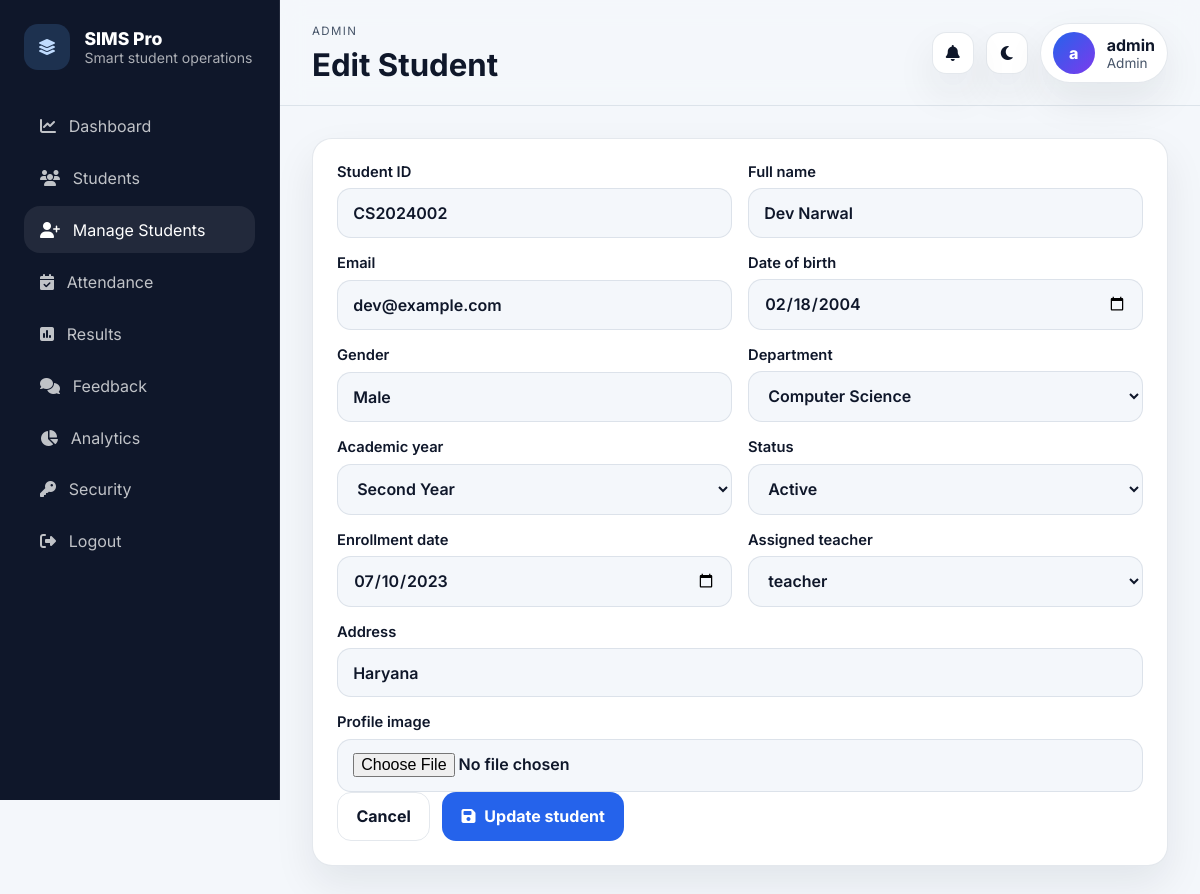
Page /students/2/edit (signed in) on the committed database.
### tables this page shows
CREATE TABLE students (
                id          INTEGER PRIMARY KEY AUTOINCREMENT,
                student_id  TEXT UNIQUE NOT NULL,
                name        TEXT NOT NULL,
                email       TEXT,
                dob         TEXT,
                gender      TEXT,
                department  TEXT NOT NULL,
                year        TEXT NOT NULL,
                status      TEXT DEFAULT 'Active',
                address     TEXT,
                enroll_date TEXT,
                created_at  TIMESTAMP DEFAULT CURRENT_TIMESTAMP
            , assigned_teacher_id INTEGER, profile_image TEXT);

CREATE TABLE "users" (
            id INTEGER PRIMARY KEY AUTOINCREMENT,
            username TEXT UNIQUE NOT NULL,
            email TEXT,
            password TEXT NOT NULL,
            role TEXT NOT NULL CHECK(role IN ('admin','teacher','student')),
            student_id INTEGER,
            created_at TIMESTAMP DEFAULT CURRENT_TIMESTAMP, full_name TEXT,
            FOREIGN KEY(student_id) REFERENCES students(id)
        );

### app.py (the view, shortened to what this page needs)
@app.route("/students/<int:student_id>/edit", methods=["GET", "POST"])
@roles_required("admin")
def edit_student(student_id):
    student = student_or_404(student_id)
    return render_template("edit_student.html", student=student, teachers=teachers(), departments=DEPARTMENTS, years=YEARS, statuses=STATUSES)

### app.py (called while the page is built)
def db():
    if "db" not in g:
        g.db = sqlite3.connect(app.config["DATABASE"])
        g.db.row_factory = sqlite3.Row
        g.db.execute("PRAGMA foreign_keys = ON")
    return g.db

def csrf_token():
    if "_csrf_token" not in session:
        session["_csrf_token"] = secrets.token_urlsafe(32)
    return session["_csrf_token"]

@app.before_request
def setup_req():
    session.permanent = True
    if request.method in {"POST", "PUT", "PATCH", "DELETE"}:
        token = request.form.get("csrf_token") or request.headers.get("X-CSRFToken")
        if token != session.get("_csrf_token"):
            abort(400, description="Invalid CSRF token.")

@app.context_processor
def inject_globals():
    return {
        "current_role": session.get("role"),
        "app_name": "SIMS Pro",
        "global_notifications": build_notifications() if session.get("role") else [],
    }

def visible_clause(alias="students"):
    role = session.get("role")
    if role == "admin":
        return "1=1", []
    if role == "teacher":
        return f"{alias}.assigned_teacher_id = ?", [session["user_id"]]
    if role == "student":
        return f"{alias}.id = ?", [session["student_db_id"]]
    return "1=0", []

def teachers():
    return db().execute(
        "SELECT id, username, email FROM users WHERE role='teacher' ORDER BY username"
    ).fetchall()

def student_or_404(student_id):
    where, params = visible_clause("students")
    row = db().execute(
        f"""
        SELECT students.*, users.full_name AS teacher_name, users.email AS teacher_email
        FROM students
        LEFT JOIN users ON users.id = students.assigned_teacher_id
        WHERE students.id = ? AND {where}
        """,
        [student_id] + params,
    ).fetchone()
    if not row:
        abort(404)
    return row

def roles_required(*roles):
    def dec(fn):
        @wraps(fn)
        def wrap(*a, **kw):
            if "user_id" not in session:
                flash("Please log in to continue.", "error")
                return redirect(url_for("login"))
            if session.get("role") not in roles:
                flash("You do not have access to that page.", "error")
                return redirect(url_for("student_dashboard" if session.get("role") == "student" else "dashboard"))
            return fn(*a, **kw)
        return wrap
    return dec

### templates/edit_student.html (shortened to what this page needs)
{% extends "base.html" %}
{% block page_heading %}Edit Student{% endblock %}
{% block content %}
<section class="panel panel--form">
  <form method="post" enctype="multipart/form-data" class="data-form js-ajax-form" data-redirect-on-success="true">
    <div class="form-grid">
      <label>
        <span>Student ID</span>
        <input type="text" value="{{ student.student_id }}" disabled>
      </label>
      <label>
        <span>Full name</span>
        <input type="text" name="name" value="{{ student.name }}" required>
      </label>
      <label>
        <span>Email</span>
        <input type="email" name="email" value="{{ student.email or '' }}">
      </label>
      <label>
        <span>Date of birth</span>
        <input type="date" name="dob" value="{{ student.dob or '' }}">
      </label>
      <label>
        <span>Gender</span>
        <input type="text" name="gender" value="{{ student.gender or '' }}">
      </label>
      <label>
        <span>Department</span>
        <select name="department">
          {% for dept in departments %}
          <option value="{{ dept }}" {% if student.department == dept %}selected{% endif %}>{{ dept }}</option>
          {% endfor %}
        </select>
      </label>
      <label>
        <span>Academic year</span>
        <select name="year">
          {% for year in years %}
          <option value="{{ year }}" {% if student.year == year %}selected{% endif %}>{{ year }}</option>
          {% endfor %}
        </select>
      </label>
      <label>
        <span>Status</span>
        <select name="status">
          {% for status in statuses %}
          <option value="{{ status }}" {% if student.status == status %}selected{% endif %}>{{ status }}</option>
          {% endfor %}
        </select>
      </label>
      <label>
        <span>Enrollment date</span>
        <input type="date" name="enroll_date" value="{{ student.enroll_date or '' }}">
      </label>
      <label>
        <span>Assigned teacher</span>
        <select name="assigned_teacher_id">
          {% for teacher in teachers %}
          <option value="{{ teacher.id }}" {% if student.assigned_teacher_id == teacher.id %}selected{% endif %}>
            {{ teacher.username }}
          </option>
          {% endfor %}
        </select>
      </label>
      <label class="form-grid__full">
        <span>Address</span>
        <input type="text" name="address" value="{{ student.address or '' }}">
      </label>
      <label class="form-grid__full">
        <span>Profile image</span>
        <input type="file" name="profile_image" accept=".png,.jpg,.jpeg,.webp">
      </label>
    </div>
    <div class="form-actions">
      <a class="btn btn-secondary" href="{{ url_for('student_detail', student_id=student.id) }}">Cancel</a>
      <button class="btn btn-primary" type="submit">
        <i class="fa-solid fa-floppy-disk"></i>
        <span>Update student</span>
      </button>
    </div>
  </form>
</section>
{% endblock %}

### static/style.css (style rules this page uses)
:root { --bg: #f4f7fb; --bg-elevated: #ffffff; --bg-accent: linear-gradient(135deg, #eff6ff, #f8fafc 55%, #eef2ff); --text: #0f172a; --text-soft: #475569; --border: rgba(148, 163, 184, 0.25); --primary: #2563eb; --primary-strong: #1d4ed8; --primary-soft: rgba(37, 99, 235, 0.12); --success: #059669; --danger: #dc2626; --warning: #d97706; --shadow: 0 18px 40px rgba(15, 23, 42, 0.08); --radius: 20px; --sidebar-width: 280px; }
* { box-sizing: border-box; }
body { margin: 0; font-family: 'Inter', sans-serif; background: var(--bg); color: var(--text); }
a { color: inherit; text-decoration: none; }
button, input, select, textarea { font: inherit; }
button { cursor: pointer; }
.panel, .hero-card, .profile-hero, .auth-panel, .stat-card, .notice, .flash { background: var(--bg-elevated); border: 1px solid var(--border); border-radius: var(--radius); box-shadow: var(--shadow); }
.hero-actions, .form-actions { display: flex; gap: 0.75rem; flex-wrap: wrap; }
.panel { padding: 1.35rem; }
.filters-grid, .form-grid { display: grid; gap: 1rem; grid-template-columns: repeat(5, minmax(0, 1fr)); }
.form-grid { grid-template-columns: repeat(2, minmax(0, 1fr)); }
.form-grid__full { grid-column: 1 / -1; }
label { display: grid; gap: 0.45rem; font-weight: 600; color: var(--text); }
label span { font-size: 0.92rem; }
input, select, textarea { width: 100%; border: 1px solid var(--border); border-radius: 14px; padding: 0.85rem 0.95rem; background: var(--bg); color: var(--text); }
.btn { display: inline-flex; align-items: center; gap: 0.55rem; justify-content: center; padding: 0.85rem 1.15rem; border-radius: 14px; border: 1px solid transparent; font-weight: 700; }
.btn-primary { background: var(--primary); color: white; }
.btn-secondary { background: transparent; border-color: var(--border); color: var(--text); }
.panel--form { padding: 1.5rem; }

### rows in the picture
students: student_id "CS2024002", name "Dev Narwal", email "dev@example.com", dob "02/18/2004", gender "Male", department "Computer Science", year "Second Year", status "Active", enroll_date "07/10/2023", assigned_teacher_id "teacher", address "Haryana"

### other values in the picture
{{ app_name }} "SIMS Pro"
{{ current_role|title }} "ADMIN"
{{ (session.get('display_name') or 'U')[0] }} "a"
{{ session.get('display_name') }} "admin"
{{ current_role|title }} "Admin"
